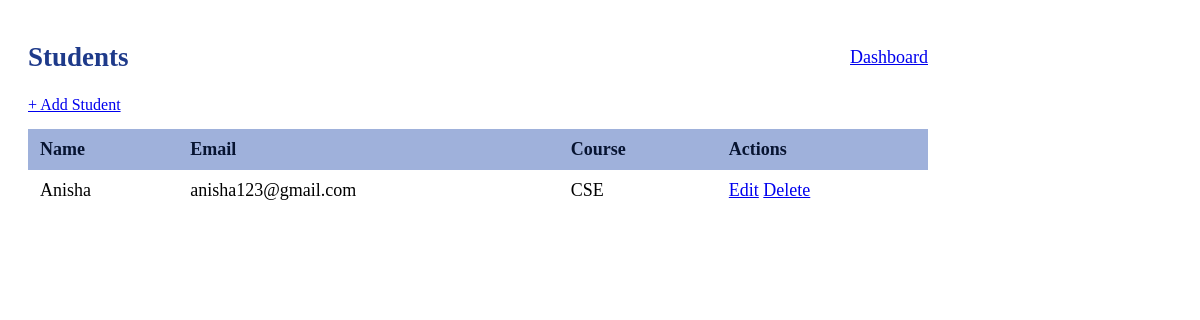
The page /students (signed in) on the database as committed earlier.
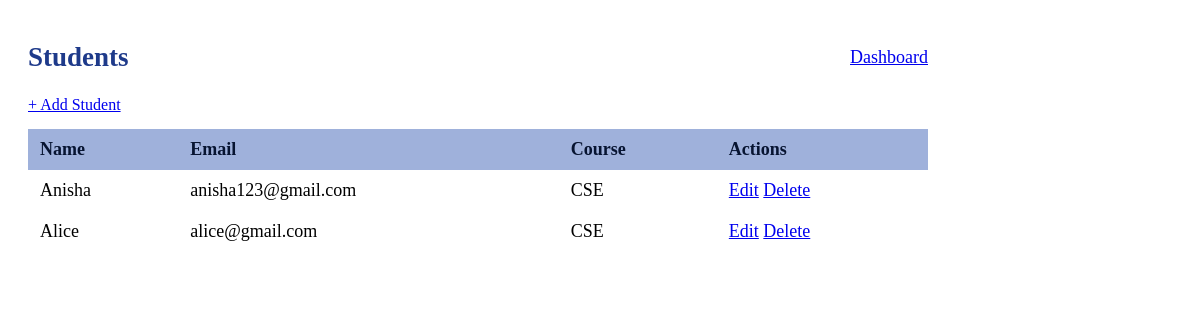
The same page on the database as committed later.
### tables this page shows
CREATE TABLE students (
        id INTEGER PRIMARY KEY AUTOINCREMENT,
        name TEXT NOT NULL,
        email TEXT NOT NULL,
        course TEXT NOT NULL
    );

### app.py (the view)
@app.route('/students')
def students():
    if 'user' not in session:
        return redirect('/login')
    db = get_db()
    data = db.execute("SELECT * FROM students").fetchall()
    return render_template('student.html', students=data)

### app.py (called while the page is built)
def get_db():
    conn = sqlite3.connect("database.db")
    conn.row_factory = sqlite3.Row
    return conn

### templates/student.html (shortened to what this page needs)
<!DOCTYPE html>
<html lang="en">
<head>
    <link rel="stylesheet" href="/static/style.css">
</head>
<body>
    <div class="container">
        <div class="top-bar">
            <h2>Students</h2>
            <a href="/dashboard">Dashboard</a>
        </div>
        <a href="/add-student">+ Add Student</a>
        <table>
            <tr>
                <th>Name</th>
                <th>Email</th>
                <th>Course</th>
                <th>Actions</th>
            </tr>
            {% for s in students %}
            <tr>
                <td>{{ s['name'] }}</td>
                <td>{{ s['email'] }}</td>
                <td>{{ s['course'] }}</td>
                <td class="actions">
                    <a href="/edit/{{ s['id'] }}">Edit</a>
                    <a href="/delete/{{ s['id'] }}">Delete</a>
                </td>
            </tr>
            {% endfor %}
        </table>
    </div>
</body>
</html>

### static/style.css (style rules this page uses)
h2 { color:#1e3a8a; }
.container { background: white; padding: 10px 10px; max-width:900px;; margin: 10px; }
table { width: 100%; max-width: 900px; margin: 15px auto; border-collapse: collapse; background: white; }
th, td { text-align: left; padding: 10px 12px; font-size: 18px; }
th { background: #9fb1db; color: #071431; }
.top-bar { display: flex; justify-content: space-between; align-items: center; max-width: 900px; font-size:18px; }

Rows that differ between the two databases and show on the page:
added students: name "Alice", email "alice@gmail.com", course "CSE"
